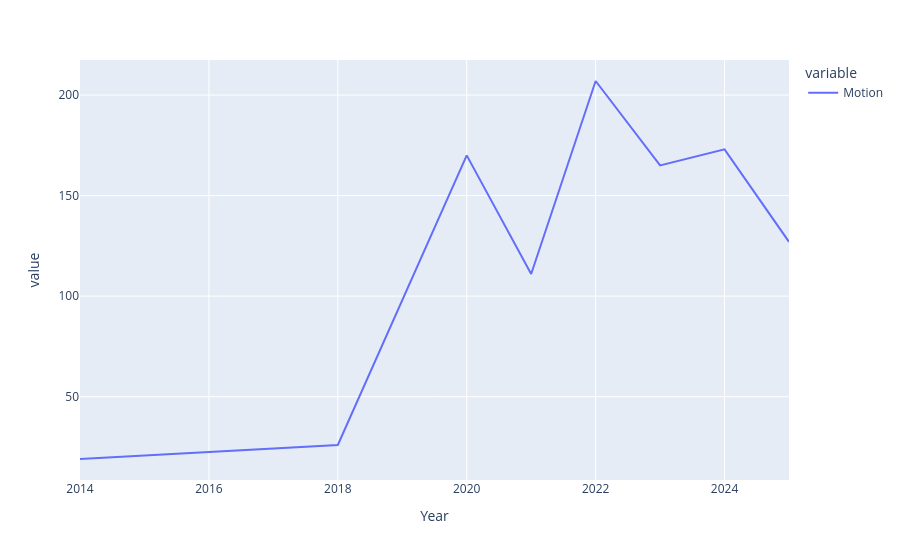

Notebook source saved alongside this figure:
### Code cell
px.line(year_counts)

### Figure 1 — Plotly figure (JSON) as saved in the notebook; plotly's stock layout.template omitted (floating-point values rounded to 4 significant figures)
{"data": [{"hovertemplate": "variable=Motion<br>Year=%{x}<br>value=%{y}<extra></extra>", "legendgroup": "Motion", "line": {"color": "#636efa", "dash": "solid"}, "marker": {"symbol": "circle"}, "mode": "lines", "name": "Motion", "orientation": "v", "showlegend": true, "type": "scatter", "x": [2014.0, 2018.0, 2020.0, 2021.0, 2022.0, 2023.0, 2024.0, 2025.0], "xaxis": "x", "y": [19, 26, 170, 111, 207, 165, 173, 127], "yaxis": "y"}], "layout": {"legend": {"title": {"text": "variable"}, "tracegroupgap": 0}, "margin": {"t": 60}, "xaxis": {"anchor": "y", "domain": [0, 1], "title": {"text": "Year"}}, "yaxis": {"anchor": "x", "domain": [0, 1], "title": {"text": "value"}}}}
